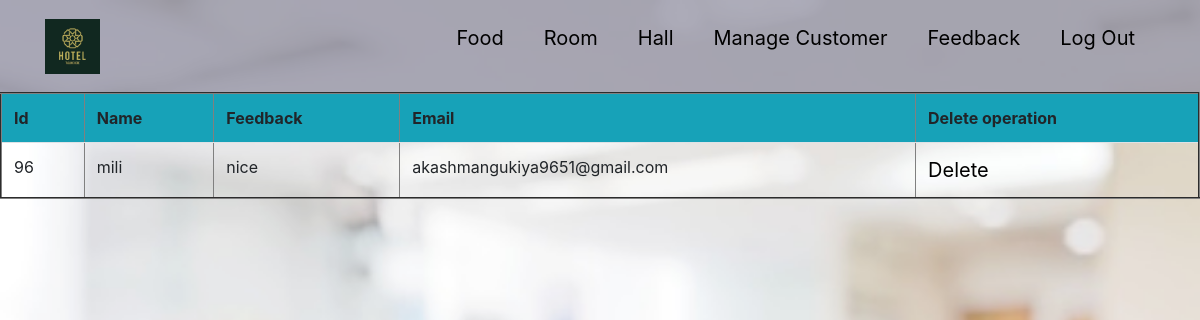
The app's page /admin/feedback.php with its own data.
### tables this page shows
CREATE TABLE `feedback` (
  `id` int(11) NOT NULL,
  `name` varchar(30) DEFAULT NULL,
  `email` varchar(50) NOT NULL,
  `feedback` varchar(30) DEFAULT NULL
);

### admin/feedback.php (the view, shortened to what this page needs)
<!DOCTYPE html>
<html lang="en">
<head>
    <link rel="stylesheet" href="stylee.css">
    <link rel="stylesheet" href="bootstrap-4.3.1-dist\css\bootstrap.min">
</head>
<?php
    include_once "header.php";
    include('../bootstrap.php');
    ?>
<body>
    <div class="table-responsive">
        <form method="post" action="feedback.php">
            <table border="2" class="table" align="center">
                <tr class="bg-info">
                    <th>Id</th>
                    <th> Name</th>
                    <th>Feedback</th>
                    <th>Email</th>
                    <th>Delete operation</th>
                </tr>
                <?php
                  function display()
                  {
                      $conn=connection();
                      $str="select * from feedback";
                      $result=$conn->query($str);
                      return $result;
                  }
                    $result=display();
                    if($result->num_rows>0)
                    {
                        while($row = $result->fetch_assoc())
                        {
                ?>
                <tr>
                    <td><?php echo $row['id']; ?></td>
                    <td><?php echo $row['name']; ?></td>
                    <td><?php echo $row['feedback']; ?></td>
                    <td><?php echo $row['email']; ?></td>
                    <td><a href="feedback.php?fid=<?php echo $row["id"];?>" ?>Delete</a></td>
                </tr>
                <?php
                    }
                        }
                ?>
            </table>
        </form>
</body>
</html>

### admin/stylee.css (style rules this page uses)
* { margin: 0; padding: 0; }

### admin/css/style.css (style rules this page uses)
* { margin: 0; padding: 0; box-sizing: border-box; }
body { font-family: calibri; }
a { text-decoration: none; color: black!important; font-size: 20px; }

### admin/feedback.php (style rules this page uses)
body::before { position: absolute; content: ""; height: 100%; width: 100%; z-index: -1; opacity: 0.89; background: url('../img/t1.jpg') center center/cover no-repeat; object-fit: cover; }
table { width: 10%; }

### records on screen
feedback: id "96", name "mili", feedback "nice", email "akashmangukiya9651@gmail.com"
